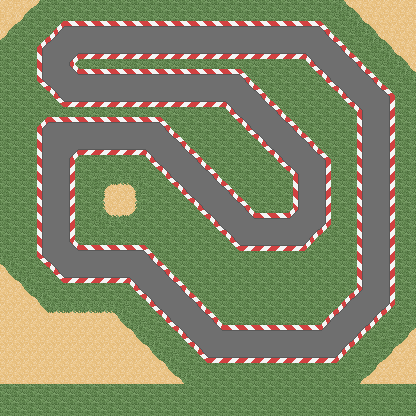

A level layout from a 2D game, rendered from its tile map. Below: a short description, then the map file with tile-grid data replaced by summaries:
An orthogonal 26x26 tile map with 16x16 px tiles, 1 tile layer (Tile Layer 1).

<map version="1.0" orientation="orthogonal" width="26" height="26" tilewidth="16" tileheight="16">
 <tileset firstgid="1" name="tileset" tilewidth="16" tileheight="16">
  <image source="tileset.png" width="96" height="96" />
 </tileset>
 <layer name="Tile Layer 1" width="26" height="26">
  <data>[676 cells, 676 non-empty, 27 distinct tile ids]</data>
 </layer>
</map>